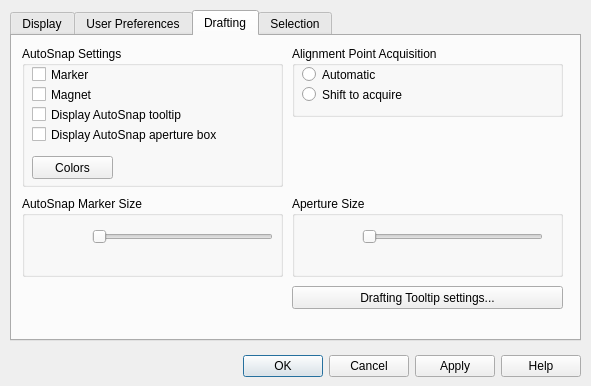
<?xml version="1.0" encoding="UTF-8"?>
<ui version="4.0">
 <class>Options_Dialog</class>
 <widget class="QDialog" name="Options_Dialog">
  <property name="windowModality">
   <enum>Qt::NonModal</enum>
  </property>
  <property name="geometry">
   <rect>
    <x>0</x>
    <y>0</y>
    <width>591</width>
    <height>386</height>
   </rect>
  </property>
  <property name="minimumSize">
   <size>
    <width>591</width>
    <height>386</height>
   </size>
  </property>
  <property name="maximumSize">
   <size>
    <width>591</width>
    <height>386</height>
   </size>
  </property>
  <property name="windowTitle">
   <string>Options</string>
  </property>
  <property name="sizeGripEnabled">
   <bool>false</bool>
  </property>
  <property name="modal">
   <bool>false</bool>
  </property>
  <widget class="QDialogButtonBox" name="buttonBox">
   <property name="geometry">
    <rect>
     <x>240</x>
     <y>350</y>
     <width>341</width>
     <height>32</height>
    </rect>
   </property>
   <property name="orientation">
    <enum>Qt::Horizontal</enum>
   </property>
   <property name="standardButtons">
    <set>QDialogButtonBox::Apply|QDialogButtonBox::Cancel|QDialogButtonBox::Help|QDialogButtonBox::Ok</set>
   </property>
  </widget>
  <widget class="QTabWidget" name="tabWidget">
   <property name="geometry">
    <rect>
     <x>10</x>
     <y>10</y>
     <width>571</width>
     <height>331</height>
    </rect>
   </property>
   <property name="maximumSize">
    <size>
     <width>16777215</width>
     <height>16777215</height>
    </size>
   </property>
   <property name="currentIndex">
    <number>2</number>
   </property>
   <widget class="QWidget" name="DisplayTab">
    <attribute name="title">
     <string>Display</string>
    </attribute>
    <widget class="QGroupBox" name="groupBox">
     <property name="geometry">
      <rect>
       <x>10</x>
       <y>10</y>
       <width>251</width>
       <height>291</height>
      </rect>
     </property>
     <property name="title">
      <string>Window Elements</string>
     </property>
     <widget class="QPushButton" name="Button_TextWindowColor">
      <property name="geometry">
       <rect>
        <x>20</x>
        <y>260</y>
        <width>91</width>
        <height>23</height>
       </rect>
      </property>
      <property name="toolTip">
       <string>Displays the Drawing Window Colors dialog box. </string>
      </property>
      <property name="text">
       <string>Colors</string>
      </property>
     </widget>
     <widget class="QCheckBox" name="checkBox_INPUTSEARCHOPTIONS_AUTOCOMPLETE">
      <property name="geometry">
       <rect>
        <x>20</x>
        <y>100</y>
        <width>211</width>
        <height>17</height>
       </rect>
      </property>
      <property name="toolTip">
       <string>Automatically appends suggestions as each keystroke is entered after the second keystroke (system variable INPUTSEARCHOPTIONS).</string>
      </property>
      <property name="text">
       <string>AutoComplete</string>
      </property>
     </widget>
     <widget class="QCheckBox" name="checkBox_SHOWTEXTWINDOW">
      <property name="geometry">
       <rect>
        <x>10</x>
        <y>20</y>
        <width>231</width>
        <height>20</height>
       </rect>
      </property>
      <property name="toolTip">
       <string>Show the text window at startup (system variable SHOWTEXTWINDOW).</string>
      </property>
      <property name="text">
       <string>Show the text window at startup</string>
      </property>
     </widget>
     <widget class="QLabel" name="label_4">
      <property name="geometry">
       <rect>
        <x>50</x>
        <y>50</y>
        <width>191</width>
        <height>21</height>
       </rect>
      </property>
      <property name="text">
       <string>Maximun command history length</string>
      </property>
      <property name="wordWrap">
       <bool>true</bool>
      </property>
     </widget>
     <widget class="QLineEdit" name="lineEdit_CMDINPUTHISTORYMAX">
      <property name="geometry">
       <rect>
        <x>10</x>
        <y>50</y>
        <width>31</width>
        <height>20</height>
       </rect>
      </property>
      <property name="toolTip">
       <string>Sets the maximum number of previous input values that are stored for a prompt in a command (system variable CMDINPUTHISTORYMAX).</string>
      </property>
     </widget>
     <widget class="QLineEdit" name="lineEdit_INPUTSEARCHDELAY">
      <property name="geometry">
       <rect>
        <x>20</x>
        <y>180</y>
        <width>41</width>
        <height>20</height>
       </rect>
      </property>
      <property name="toolTip">
       <string>&lt;html&gt;&lt;head/&gt;&lt;body&gt;&lt;p&gt;Controls the amount of time that elapses before automated keyboard features display at the Command prompt.&lt;/p&gt;&lt;p&gt;Valid values are real numbers from 100 to 10,000, which represent milliseconds.&lt;/p&gt;&lt;/body&gt;&lt;/html&gt;</string>
      </property>
     </widget>
     <widget class="QLabel" name="label_INPUTSEARCHDELAY">
      <property name="geometry">
       <rect>
        <x>70</x>
        <y>180</y>
        <width>171</width>
        <height>21</height>
       </rect>
      </property>
      <property name="text">
       <string>Delay time (msec)</string>
      </property>
      <property name="wordWrap">
       <bool>true</bool>
      </property>
     </widget>
     <widget class="QCheckBox" name="checkBox_INPUTSEARCHOPTIONS_ON">
      <property name="geometry">
       <rect>
        <x>10</x>
        <y>80</y>
        <width>231</width>
        <height>17</height>
       </rect>
      </property>
      <property name="toolTip">
       <string>Turns on/off all automated keyboard features when typing at the Command prompt (system variable INPUTSEARCHOPTIONS).</string>
      </property>
      <property name="text">
       <string>Automated keyboard features</string>
      </property>
     </widget>
     <widget class="QCheckBox" name="checkBox_INPUTSEARCHOPTIONS_DISPLAY_LIST">
      <property name="geometry">
       <rect>
        <x>20</x>
        <y>120</y>
        <width>211</width>
        <height>17</height>
       </rect>
      </property>
      <property name="toolTip">
       <string>Displays a list of suggestions as keystrokes are entered (system variable INPUTSEARCHOPTIONS).</string>
      </property>
      <property name="text">
       <string>Displays a list of suggestions</string>
      </property>
     </widget>
     <widget class="QCheckBox" name="checkBox_INPUTSEARCHOPTIONS_DISPLAY_ICON">
      <property name="geometry">
       <rect>
        <x>20</x>
        <y>140</y>
        <width>211</width>
        <height>17</height>
       </rect>
      </property>
      <property name="toolTip">
       <string>Displays the icon of the command or system variable, if available (system variable INPUTSEARCHOPTIONS).</string>
      </property>
      <property name="text">
       <string>Displays the icon of the command</string>
      </property>
     </widget>
     <widget class="QCheckBox" name="checkBox_INPUTSEARCHOPTIONS_EXCLUDE_SYS_VAR">
      <property name="geometry">
       <rect>
        <x>20</x>
        <y>160</y>
        <width>221</width>
        <height>17</height>
       </rect>
      </property>
      <property name="toolTip">
       <string>Excludes the display of system variables (system variable INPUTSEARCHOPTIONS).</string>
      </property>
      <property name="text">
       <string>Excludes system variables</string>
      </property>
     </widget>
    </widget>
    <widget class="QGroupBox" name="groupBox_2">
     <property name="geometry">
      <rect>
       <x>270</x>
       <y>10</y>
       <width>281</width>
       <height>221</height>
      </rect>
     </property>
     <property name="title">
      <string>Resolution</string>
     </property>
     <widget class="QLineEdit" name="lineEdit_ARCMINSEGMENTQTY">
      <property name="geometry">
       <rect>
        <x>10</x>
        <y>50</y>
        <width>41</width>
        <height>20</height>
       </rect>
      </property>
      <property name="toolTip">
       <string>Minimum number of segments to approximate an arc (system variable ARCMINSEGMENTQTY).</string>
      </property>
     </widget>
     <widget class="QLabel" name="label">
      <property name="geometry">
       <rect>
        <x>60</x>
        <y>50</y>
        <width>211</width>
        <height>21</height>
       </rect>
      </property>
      <property name="text">
       <string>Minimum number of segments in an arc</string>
      </property>
      <property name="wordWrap">
       <bool>true</bool>
      </property>
     </widget>
     <widget class="QLabel" name="label_2">
      <property name="geometry">
       <rect>
        <x>60</x>
        <y>80</y>
        <width>211</width>
        <height>21</height>
       </rect>
      </property>
      <property name="toolTip">
       <string>Minimum number of segments to approximate a circle (system variable CIRCLEMINSEGMENTQTY).</string>
      </property>
      <property name="text">
       <string>Minimum number of segments in a circle</string>
      </property>
      <property name="wordWrap">
       <bool>true</bool>
      </property>
     </widget>
     <widget class="QLineEdit" name="lineEdit_CIRCLEMINSEGMENTQTY">
      <property name="geometry">
       <rect>
        <x>10</x>
        <y>80</y>
        <width>41</width>
        <height>20</height>
       </rect>
      </property>
      <property name="toolTip">
       <string>Minimum number of segments to approximate a circle (system variable CIRCLEMINSEGMENTQTY).</string>
      </property>
     </widget>
     <widget class="QLineEdit" name="lineEdit_TOLERANCE2APPROXCURVE">
      <property name="geometry">
       <rect>
        <x>10</x>
        <y>170</y>
        <width>41</width>
        <height>20</height>
       </rect>
      </property>
      <property name="toolTip">
       <string>Maximum error approximating a curve to segments (system variable TOLERANCE2APPROXCURVE).</string>
      </property>
     </widget>
     <widget class="QLabel" name="label_3">
      <property name="geometry">
       <rect>
        <x>60</x>
        <y>160</y>
        <width>211</width>
        <height>51</height>
       </rect>
      </property>
      <property name="text">
       <string>Maximun admitted error between a real curve and the aproximated, segmented curve</string>
      </property>
      <property name="wordWrap">
       <bool>true</bool>
      </property>
     </widget>
     <widget class="QLineEdit" name="lineEdit_ELLIPSEMINSEGMENTQTY">
      <property name="geometry">
       <rect>
        <x>10</x>
        <y>140</y>
        <width>41</width>
        <height>20</height>
       </rect>
      </property>
      <property name="toolTip">
       <string>Minimum number of segments to approximate an ellipse (system variable ELLIPSEMINSEGMENTQTY).</string>
      </property>
     </widget>
     <widget class="QLabel" name="label_5">
      <property name="geometry">
       <rect>
        <x>60</x>
        <y>140</y>
        <width>211</width>
        <height>21</height>
       </rect>
      </property>
      <property name="toolTip">
       <string>Minimum number of segments to approximate an ellipse (system variable ELLIPSEMINSEGMENTQTY).</string>
      </property>
      <property name="text">
       <string>Minimum number of segments in an ellipse</string>
      </property>
      <property name="wordWrap">
       <bool>true</bool>
      </property>
     </widget>
     <widget class="QLineEdit" name="lineEdit_TOLERANCE2COINCIDENT">
      <property name="geometry">
       <rect>
        <x>10</x>
        <y>20</y>
        <width>41</width>
        <height>20</height>
       </rect>
      </property>
      <property name="toolTip">
       <string>Proximity (tolerance) within 2 point are to be considered coincident (system variable TOLERANCE2COINCIDENT).</string>
      </property>
     </widget>
     <widget class="QLabel" name="label_6">
      <property name="geometry">
       <rect>
        <x>60</x>
        <y>20</y>
        <width>211</width>
        <height>21</height>
       </rect>
      </property>
      <property name="text">
       <string>Tolerance for coincident points</string>
      </property>
      <property name="wordWrap">
       <bool>true</bool>
      </property>
     </widget>
     <widget class="QLineEdit" name="lineEdit_ELLIPSEARCMINSEGMENTQTY">
      <property name="geometry">
       <rect>
        <x>10</x>
        <y>110</y>
        <width>41</width>
        <height>20</height>
       </rect>
      </property>
      <property name="toolTip">
       <string>Minimum number of segments to approximate an arc (system variable ARCMINSEGMENTQTY).</string>
      </property>
     </widget>
     <widget class="QLabel" name="label_7">
      <property name="geometry">
       <rect>
        <x>60</x>
        <y>100</y>
        <width>211</width>
        <height>41</height>
       </rect>
      </property>
      <property name="text">
       <string>Minimum number of segments in an arc of ellipse</string>
      </property>
      <property name="wordWrap">
       <bool>true</bool>
      </property>
     </widget>
    </widget>
    <widget class="QGroupBox" name="groupBox_3">
     <property name="geometry">
      <rect>
       <x>270</x>
       <y>250</y>
       <width>281</width>
       <height>51</height>
      </rect>
     </property>
     <property name="title">
      <string>Crosshair size</string>
     </property>
     <widget class="QLineEdit" name="lineEdit_CURSORSIZE">
      <property name="geometry">
       <rect>
        <x>10</x>
        <y>20</y>
        <width>31</width>
        <height>20</height>
       </rect>
      </property>
      <property name="toolTip">
       <string>Determines the size of the crosshair as a percentage of the screen size (system variable CURSORSIZE).</string>
      </property>
     </widget>
     <widget class="QSlider" name="horizontalSlider_CURSORSIZE">
      <property name="geometry">
       <rect>
        <x>50</x>
        <y>20</y>
        <width>221</width>
        <height>22</height>
       </rect>
      </property>
      <property name="toolTip">
       <string>Determines the size of the crosshair as a percentage of the screen size (system variable CURSORSIZE).</string>
      </property>
      <property name="orientation">
       <enum>Qt::Horizontal</enum>
      </property>
     </widget>
    </widget>
   </widget>
   <widget class="QWidget" name="UserPreferencesTab">
    <attribute name="title">
     <string>User Preferences</string>
    </attribute>
    <widget class="QGroupBox" name="groupBox_12">
     <property name="geometry">
      <rect>
       <x>10</x>
       <y>10</y>
       <width>281</width>
       <height>91</height>
      </rect>
     </property>
     <property name="title">
      <string>Windows Standard Behavior</string>
     </property>
     <widget class="QCheckBox" name="checkBox_shortcutmenu">
      <property name="geometry">
       <rect>
        <x>10</x>
        <y>40</y>
        <width>261</width>
        <height>17</height>
       </rect>
      </property>
      <property name="toolTip">
       <string>Controls whether Default, Edit, and Command mode shortcut menus are available in the drawing area. ( SHORTCUTMENU system variable)</string>
      </property>
      <property name="text">
       <string>Shortcut menus in drawing area</string>
      </property>
     </widget>
     <widget class="QPushButton" name="button_rightclick">
      <property name="geometry">
       <rect>
        <x>10</x>
        <y>60</y>
        <width>261</width>
        <height>23</height>
       </rect>
      </property>
      <property name="toolTip">
       <string>Displays the Right-Click Customization dialog box. This dialog box provides further definition for the Shortcut Menus in Drawing Area option. ( SHORTCUTMENU system variable)</string>
      </property>
      <property name="text">
       <string>Right-click customization...</string>
      </property>
     </widget>
    </widget>
   </widget>
   <widget class="QWidget" name="DraftingTab">
    <attribute name="title">
     <string>Drafting</string>
    </attribute>
    <widget class="QGroupBox" name="groupBox_4">
     <property name="geometry">
      <rect>
       <x>10</x>
       <y>10</y>
       <width>261</width>
       <height>141</height>
      </rect>
     </property>
     <property name="title">
      <string>AutoSnap Settings</string>
     </property>
     <widget class="QCheckBox" name="checkBox_AUTOSNAP_DISPLAY_MARK">
      <property name="geometry">
       <rect>
        <x>10</x>
        <y>20</y>
        <width>241</width>
        <height>17</height>
       </rect>
      </property>
      <property name="toolTip">
       <string>Controls the display of the AutoSnap marker. The marker is a geometric symbol that is displayed when the crosshairs move over a snap point ( AUTOSNAP system variable).</string>
      </property>
      <property name="text">
       <string>Marker</string>
      </property>
     </widget>
     <widget class="QPushButton" name="pushButton_AutoSnapColor">
      <property name="geometry">
       <rect>
        <x>10</x>
        <y>110</y>
        <width>81</width>
        <height>23</height>
       </rect>
      </property>
      <property name="toolTip">
       <string>Displays the Drawing Window Colors dialog box. </string>
      </property>
      <property name="text">
       <string>Colors</string>
      </property>
     </widget>
     <widget class="QCheckBox" name="checkBox_APBOX">
      <property name="geometry">
       <rect>
        <x>10</x>
        <y>80</y>
        <width>241</width>
        <height>17</height>
       </rect>
      </property>
      <property name="toolTip">
       <string>Turns the display of the AutoSnap aperture box on or off.
The aperture box is a box that appears inside the crosshairs when you snap to an object (APBOX system variable).</string>
      </property>
      <property name="text">
       <string>Display AutoSnap aperture box</string>
      </property>
     </widget>
     <widget class="QCheckBox" name="checkBox_AUTOSNAP_DISPLAY_TOOLTIPS">
      <property name="geometry">
       <rect>
        <x>10</x>
        <y>60</y>
        <width>241</width>
        <height>17</height>
       </rect>
      </property>
      <property name="toolTip">
       <string>Controls the display of the AutoSnap tooltip. The tooltip is a label that describes which part of the object you are snapping to (AUTOSNAP system variable).</string>
      </property>
      <property name="text">
       <string>Display AutoSnap tooltip</string>
      </property>
     </widget>
     <widget class="QCheckBox" name="checkBox_AUTOSNAP_MAGNET">
      <property name="geometry">
       <rect>
        <x>10</x>
        <y>40</y>
        <width>241</width>
        <height>17</height>
       </rect>
      </property>
      <property name="toolTip">
       <string>Turns the AutoSnap magnet on or off. The magnet is an automatic movement of the crosshairs that locks the crosshairs onto the nearest snap point (AUTOSNAP system variable).</string>
      </property>
      <property name="text">
       <string>Magnet</string>
      </property>
     </widget>
    </widget>
    <widget class="QGroupBox" name="groupBox_5">
     <property name="geometry">
      <rect>
       <x>280</x>
       <y>10</y>
       <width>271</width>
       <height>71</height>
      </rect>
     </property>
     <property name="title">
      <string>Alignment Point Acquisition</string>
     </property>
     <widget class="QRadioButton" name="radioButton_POLARMODE_AUTO_ACQUIRE">
      <property name="geometry">
       <rect>
        <x>10</x>
        <y>20</y>
        <width>241</width>
        <height>17</height>
       </rect>
      </property>
      <property name="toolTip">
       <string>Displays tracking vectors automatically when the aperture moves over an object snap.</string>
      </property>
      <property name="text">
       <string>Automatic</string>
      </property>
     </widget>
     <widget class="QRadioButton" name="radioButton_POLARMODE_SHIFT_TO_ACQUIRE">
      <property name="geometry">
       <rect>
        <x>10</x>
        <y>40</y>
        <width>241</width>
        <height>17</height>
       </rect>
      </property>
      <property name="toolTip">
       <string>Displays tracking vectors when you press Shift and move the aperture over an object snap.</string>
      </property>
      <property name="text">
       <string>Shift to acquire</string>
      </property>
     </widget>
    </widget>
    <widget class="QGroupBox" name="groupBox_6">
     <property name="geometry">
      <rect>
       <x>10</x>
       <y>160</y>
       <width>261</width>
       <height>81</height>
      </rect>
     </property>
     <property name="title">
      <string>AutoSnap Marker Size</string>
     </property>
     <widget class="QSlider" name="horizontalSlider_AUTOSNAPSIZE">
      <property name="geometry">
       <rect>
        <x>70</x>
        <y>30</y>
        <width>181</width>
        <height>22</height>
       </rect>
      </property>
      <property name="toolTip">
       <string>Sets the display size for the AutoSnap marker.</string>
      </property>
      <property name="orientation">
       <enum>Qt::Horizontal</enum>
      </property>
     </widget>
     <widget class="QWidget" name="widget_AUTOSNAPSIZE" native="true">
      <property name="geometry">
       <rect>
        <x>10</x>
        <y>20</y>
        <width>51</width>
        <height>51</height>
       </rect>
      </property>
     </widget>
    </widget>
    <widget class="QGroupBox" name="groupBox_7">
     <property name="geometry">
      <rect>
       <x>280</x>
       <y>160</y>
       <width>271</width>
       <height>81</height>
      </rect>
     </property>
     <property name="title">
      <string>Aperture Size</string>
     </property>
     <widget class="QSlider" name="horizontalSlider_APERTURE">
      <property name="geometry">
       <rect>
        <x>70</x>
        <y>30</y>
        <width>181</width>
        <height>22</height>
       </rect>
      </property>
      <property name="toolTip">
       <string>Sets the display size for the object snap target box, in pixels (APERTURE system variable).</string>
      </property>
      <property name="orientation">
       <enum>Qt::Horizontal</enum>
      </property>
     </widget>
     <widget class="QWidget" name="widget_APERTURESIZE" native="true">
      <property name="geometry">
       <rect>
        <x>10</x>
        <y>20</y>
        <width>51</width>
        <height>51</height>
       </rect>
      </property>
     </widget>
    </widget>
    <widget class="QPushButton" name="button_DraftingTootipSettings">
     <property name="geometry">
      <rect>
       <x>280</x>
       <y>250</y>
       <width>271</width>
       <height>23</height>
      </rect>
     </property>
     <property name="toolTip">
      <string>Displays the Drafting Tooltip dialog box.</string>
     </property>
     <property name="text">
      <string>Drafting Tooltip settings...</string>
     </property>
    </widget>
   </widget>
   <widget class="QWidget" name="SelectionTab">
    <attribute name="title">
     <string>Selection</string>
    </attribute>
    <widget class="QGroupBox" name="groupBox_8">
     <property name="geometry">
      <rect>
       <x>10</x>
       <y>10</y>
       <width>261</width>
       <height>81</height>
      </rect>
     </property>
     <property name="title">
      <string>Pickbox size</string>
     </property>
     <widget class="QSlider" name="horizontalSlider_PICKBOX">
      <property name="geometry">
       <rect>
        <x>70</x>
        <y>30</y>
        <width>181</width>
        <height>22</height>
       </rect>
      </property>
      <property name="toolTip">
       <string>Sets the object selection target height, in pixels (PICKBOX system variable).</string>
      </property>
      <property name="orientation">
       <enum>Qt::Horizontal</enum>
      </property>
     </widget>
     <widget class="QWidget" name="widget_PICKBOX" native="true">
      <property name="geometry">
       <rect>
        <x>10</x>
        <y>20</y>
        <width>51</width>
        <height>51</height>
       </rect>
      </property>
     </widget>
    </widget>
    <widget class="QGroupBox" name="groupBox_9">
     <property name="geometry">
      <rect>
       <x>280</x>
       <y>10</y>
       <width>271</width>
       <height>81</height>
      </rect>
     </property>
     <property name="title">
      <string>Grip size</string>
     </property>
     <widget class="QSlider" name="horizontalSlider_GRIPSIZE">
      <property name="geometry">
       <rect>
        <x>70</x>
        <y>30</y>
        <width>191</width>
        <height>22</height>
       </rect>
      </property>
      <property name="toolTip">
       <string>Sets the size of the grip box in pixels ( GRIPSIZE system variable).</string>
      </property>
      <property name="orientation">
       <enum>Qt::Horizontal</enum>
      </property>
     </widget>
     <widget class="QWidget" name="widget_GRIPSIZE" native="true">
      <property name="geometry">
       <rect>
        <x>10</x>
        <y>20</y>
        <width>51</width>
        <height>51</height>
       </rect>
      </property>
     </widget>
    </widget>
    <widget class="QGroupBox" name="groupBox_10">
     <property name="geometry">
      <rect>
       <x>10</x>
       <y>100</y>
       <width>261</width>
       <height>131</height>
      </rect>
     </property>
     <property name="title">
      <string>Selection modes</string>
     </property>
     <widget class="QCheckBox" name="checkBox_PICKFIRST">
      <property name="geometry">
       <rect>
        <x>10</x>
        <y>20</y>
        <width>241</width>
        <height>17</height>
       </rect>
      </property>
      <property name="toolTip">
       <string>Controls whether you select objects before (noun-verb selection) or after you issue a command (PICKFIRST system variable).</string>
      </property>
      <property name="text">
       <string>Noun/verb selection</string>
      </property>
     </widget>
     <widget class="QCheckBox" name="checkBox_PICKADD">
      <property name="geometry">
       <rect>
        <x>10</x>
        <y>40</y>
        <width>241</width>
        <height>17</height>
       </rect>
      </property>
      <property name="toolTip">
       <string>Controls whether subsequent selections replace the current selection set or add to it (PICKADD system variable).</string>
      </property>
      <property name="text">
       <string>Use Shift to add to selection</string>
      </property>
     </widget>
    </widget>
    <widget class="QGroupBox" name="groupBox_11">
     <property name="geometry">
      <rect>
       <x>280</x>
       <y>100</y>
       <width>271</width>
       <height>131</height>
      </rect>
     </property>
     <property name="title">
      <string>Grips</string>
     </property>
     <widget class="QPushButton" name="button_GripColor">
      <property name="geometry">
       <rect>
        <x>70</x>
        <y>20</y>
        <width>141</width>
        <height>23</height>
       </rect>
      </property>
      <property name="toolTip">
       <string>Displays the Grip Colors dialog box where you can specify the colors for different grip status and elements.</string>
      </property>
      <property name="text">
       <string>Grip Colors...</string>
      </property>
     </widget>
     <widget class="QCheckBox" name="checkBox_GRIPS">
      <property name="geometry">
       <rect>
        <x>10</x>
        <y>50</y>
        <width>251</width>
        <height>17</height>
       </rect>
      </property>
      <property name="toolTip">
       <string>Controls the display of grips on selected objects. Displaying grips in a drawing significantly affects performance. Clear this option to optimize performance ( GRIPS system variable).</string>
      </property>
      <property name="text">
       <string>Shows grips</string>
      </property>
     </widget>
     <widget class="QCheckBox" name="checkBox_GRIPMULTIFUNCTIONAL_ON_DYNAMIC_MENU_AND_HOT_GRIPT">
      <property name="geometry">
       <rect>
        <x>20</x>
        <y>70</y>
        <width>241</width>
        <height>17</height>
       </rect>
      </property>
      <property name="toolTip">
       <string>Controls the display of dynamic menu when pausing over a multi-functional grip (GRIPMULTIFUNCTIONAL system variable).</string>
      </property>
      <property name="text">
       <string>Shows dynamic grip menu</string>
      </property>
     </widget>
     <widget class="QLineEdit" name="lineEdit_GRIPOBJLIMIT">
      <property name="geometry">
       <rect>
        <x>20</x>
        <y>100</y>
        <width>31</width>
        <height>20</height>
       </rect>
      </property>
      <property name="toolTip">
       <string>Suppresses the display of grips when the selection set includes more than the specified number of objects (GRIPOBJLIMIT system variable).</string>
      </property>
     </widget>
     <widget class="QLabel" name="label_GRIPOBJLIMIT">
      <property name="geometry">
       <rect>
        <x>60</x>
        <y>100</y>
        <width>201</width>
        <height>31</height>
       </rect>
      </property>
      <property name="toolTip">
       <string/>
      </property>
      <property name="text">
       <string>Object selection limit for display of grips</string>
      </property>
      <property name="alignment">
       <set>Qt::AlignLeading|Qt::AlignLeft|Qt::AlignTop</set>
      </property>
      <property name="wordWrap">
       <bool>true</bool>
      </property>
     </widget>
    </widget>
   </widget>
  </widget>
 </widget>
 <resources/>
 <connections>
  <connection>
   <sender>buttonBox</sender>
   <signal>accepted()</signal>
   <receiver>Options_Dialog</receiver>
   <slot>ButtonBOX_Accepted()</slot>
   <hints>
    <hint type="sourcelabel">
     <x>330</x>
     <y>361</y>
    </hint>
    <hint type="destinationlabel">
     <x>199</x>
     <y>357</y>
    </hint>
   </hints>
  </connection>
  <connection>
   <sender>buttonBox</sender>
   <signal>clicked(QAbstractButton*)</signal>
   <receiver>Options_Dialog</receiver>
   <slot>ButtonBOX_Apply()</slot>
   <hints>
    <hint type="sourcelabel">
     <x>463</x>
     <y>366</y>
    </hint>
    <hint type="destinationlabel">
     <x>221</x>
     <y>365</y>
    </hint>
   </hints>
  </connection>
  <connection>
   <sender>buttonBox</sender>
   <signal>helpRequested()</signal>
   <receiver>Options_Dialog</receiver>
   <slot>ButtonHELP_Pressed()</slot>
   <hints>
    <hint type="sourcelabel">
     <x>480</x>
     <y>364</y>
    </hint>
    <hint type="destinationlabel">
     <x>235</x>
     <y>372</y>
    </hint>
   </hints>
  </connection>
  <connection>
   <sender>checkBox_INPUTSEARCHOPTIONS_ON</sender>
   <signal>clicked()</signal>
   <receiver>Options_Dialog</receiver>
   <slot>checkBox_INPUTSEARCHOPTIONS_ON_clicked()</slot>
   <hints>
    <hint type="sourcelabel">
     <x>74</x>
     <y>129</y>
    </hint>
    <hint type="destinationlabel">
     <x>14</x>
     <y>354</y>
    </hint>
   </hints>
  </connection>
  <connection>
   <sender>horizontalSlider_CURSORSIZE</sender>
   <signal>sliderMoved(int)</signal>
   <receiver>Options_Dialog</receiver>
   <slot>horizontalSlider_CURSORSIZE_moved()</slot>
   <hints>
    <hint type="sourcelabel">
     <x>449</x>
     <y>315</y>
    </hint>
    <hint type="destinationlabel">
     <x>586</x>
     <y>314</y>
    </hint>
   </hints>
  </connection>
  <connection>
   <sender>lineEdit_CURSORSIZE</sender>
   <signal>textEdited(QString)</signal>
   <receiver>Options_Dialog</receiver>
   <slot>lineEdit_CURSORSIZE_textChanged()</slot>
   <hints>
    <hint type="sourcelabel">
     <x>307</x>
     <y>313</y>
    </hint>
    <hint type="destinationlabel">
     <x>587</x>
     <y>282</y>
    </hint>
   </hints>
  </connection>
  <connection>
   <sender>horizontalSlider_CURSORSIZE</sender>
   <signal>valueChanged(int)</signal>
   <receiver>Options_Dialog</receiver>
   <slot>horizontalSlider_CURSORSIZE_moved()</slot>
   <hints>
    <hint type="sourcelabel">
     <x>491</x>
     <y>315</y>
    </hint>
    <hint type="destinationlabel">
     <x>587</x>
     <y>230</y>
    </hint>
   </hints>
  </connection>
  <connection>
   <sender>horizontalSlider_AUTOSNAPSIZE</sender>
   <signal>valueChanged(int)</signal>
   <receiver>Options_Dialog</receiver>
   <slot>horizontalSlider_AUTOSNAPSIZE_changed()</slot>
   <hints>
    <hint type="sourcelabel">
     <x>120</x>
     <y>230</y>
    </hint>
    <hint type="destinationlabel">
     <x>50</x>
     <y>358</y>
    </hint>
   </hints>
  </connection>
  <connection>
   <sender>horizontalSlider_APERTURE</sender>
   <signal>valueChanged(int)</signal>
   <receiver>Options_Dialog</receiver>
   <slot>horizontalSlider_APERTURE_changed()</slot>
   <hints>
    <hint type="sourcelabel">
     <x>499</x>
     <y>230</y>
    </hint>
    <hint type="destinationlabel">
     <x>584</x>
     <y>264</y>
    </hint>
   </hints>
  </connection>
  <connection>
   <sender>horizontalSlider_PICKBOX</sender>
   <signal>valueChanged(int)</signal>
   <receiver>Options_Dialog</receiver>
   <slot>horizontalSlider_PICKBOX_changed()</slot>
   <hints>
    <hint type="sourcelabel">
     <x>136</x>
     <y>82</y>
    </hint>
    <hint type="destinationlabel">
     <x>113</x>
     <y>354</y>
    </hint>
   </hints>
  </connection>
  <connection>
   <sender>horizontalSlider_GRIPSIZE</sender>
   <signal>valueChanged(int)</signal>
   <receiver>Options_Dialog</receiver>
   <slot>horizontalSlider_GRIPSIZE_changed()</slot>
   <hints>
    <hint type="sourcelabel">
     <x>401</x>
     <y>80</y>
    </hint>
    <hint type="destinationlabel">
     <x>586</x>
     <y>89</y>
    </hint>
   </hints>
  </connection>
  <connection>
   <sender>checkBox_GRIPS</sender>
   <signal>clicked()</signal>
   <receiver>Options_Dialog</receiver>
   <slot>checkBox_GRIPS_ON_clicked()</slot>
   <hints>
    <hint type="sourcelabel">
     <x>347</x>
     <y>190</y>
    </hint>
    <hint type="destinationlabel">
     <x>583</x>
     <y>206</y>
    </hint>
   </hints>
  </connection>
  <connection>
   <sender>button_GripColor</sender>
   <signal>clicked()</signal>
   <receiver>Options_Dialog</receiver>
   <slot>button_GripColor_clicked()</slot>
   <hints>
    <hint type="sourcelabel">
     <x>413</x>
     <y>162</y>
    </hint>
    <hint type="destinationlabel">
     <x>586</x>
     <y>172</y>
    </hint>
   </hints>
  </connection>
  <connection>
   <sender>Button_TextWindowColor</sender>
   <signal>clicked()</signal>
   <receiver>Options_Dialog</receiver>
   <slot>Button_TextWindowColor_clicked()</slot>
   <hints>
    <hint type="sourcelabel">
     <x>94</x>
     <y>316</y>
    </hint>
    <hint type="destinationlabel">
     <x>127</x>
     <y>361</y>
    </hint>
   </hints>
  </connection>
  <connection>
   <sender>pushButton_AutoSnapColor</sender>
   <signal>clicked()</signal>
   <receiver>Options_Dialog</receiver>
   <slot>Button_AutoSnapWindowColor_clicked()</slot>
   <hints>
    <hint type="sourcelabel">
     <x>67</x>
     <y>159</y>
    </hint>
    <hint type="destinationlabel">
     <x>78</x>
     <y>368</y>
    </hint>
   </hints>
  </connection>
  <connection>
   <sender>button_DraftingTootipSettings</sender>
   <signal>clicked()</signal>
   <receiver>Options_Dialog</receiver>
   <slot>button_DraftingTooltipSettings_clicked()</slot>
   <hints>
    <hint type="sourcelabel">
     <x>547</x>
     <y>291</y>
    </hint>
    <hint type="destinationlabel">
     <x>582</x>
     <y>341</y>
    </hint>
   </hints>
  </connection>
  <connection>
   <sender>button_rightclick</sender>
   <signal>clicked()</signal>
   <receiver>Options_Dialog</receiver>
   <slot>button_rightclick_clicked()</slot>
   <hints>
    <hint type="sourcelabel">
     <x>174</x>
     <y>110</y>
    </hint>
    <hint type="destinationlabel">
     <x>6</x>
     <y>115</y>
    </hint>
   </hints>
  </connection>
  <connection>
   <sender>checkBox_shortcutmenu</sender>
   <signal>clicked()</signal>
   <receiver>Options_Dialog</receiver>
   <slot>checkBox_shortcutmenu_clicked()</slot>
   <hints>
    <hint type="sourcelabel">
     <x>73</x>
     <y>89</y>
    </hint>
    <hint type="destinationlabel">
     <x>4</x>
     <y>92</y>
    </hint>
   </hints>
  </connection>
 </connections>
 <slots>
  <slot>ButtonBOX_Accepted()</slot>
  <slot>ButtonBOX_Apply()</slot>
  <slot>ButtonHELP_Pressed()</slot>
  <slot>checkBox_INPUTSEARCHOPTIONS_ON_clicked()</slot>
  <slot>horizontalSlider_CURSORSIZE_moved()</slot>
  <slot>lineEdit_CURSORSIZE_textChanged()</slot>
  <slot>horizontalSlider_AUTOSNAPSIZE_changed()</slot>
  <slot>horizontalSlider_APERTURE_changed()</slot>
  <slot>horizontalSlider_PICKBOX_changed()</slot>
  <slot>horizontalSlider_GRIPSIZE_changed()</slot>
  <slot>checkBox_GRIPS_ON_clicked()</slot>
  <slot>button_GripColor_clicked()</slot>
  <slot>Button_TextWindowColor_clicked()</slot>
  <slot>Button_AutoSnapWindowColor_clicked()</slot>
  <slot>button_DraftingTooltipSettings_clicked()</slot>
  <slot>button_rightclick_clicked()</slot>
  <slot>checkBox_shortcutmenu_clicked()</slot>
 </slots>
</ui>
